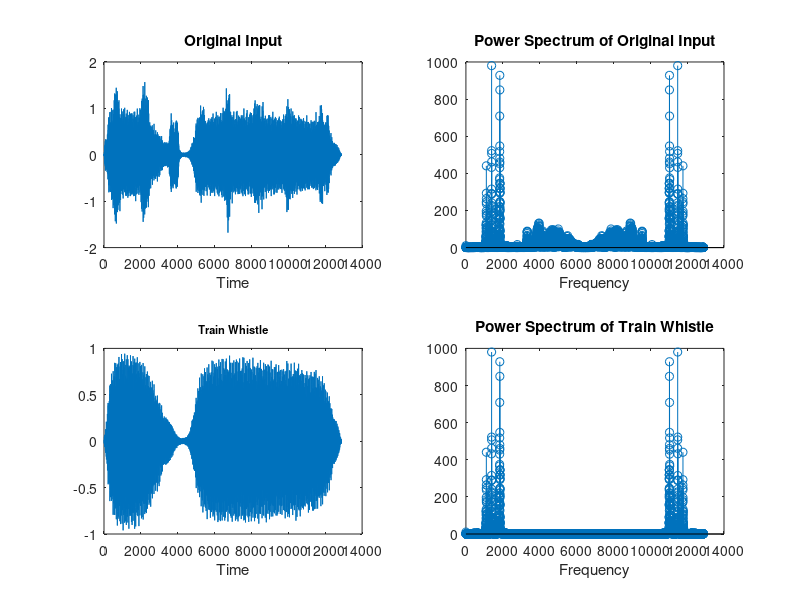

Write MATLAB code to recreate this figure.
%{
1) this code first plot the sound, transform the sound into frequency power
spectrum, zero out(filter out) the high frequency part, which is the bird sound,
and lastly convert back the spectrum to sound, which only contains the train 
whistle.

2) the frequency threshold i used is 2200.

3) similarities: It looks like a smaller bubble followed by a big bubble.
    differences: In noisy signals, there are a lot of spikes on both
                        bubbles, while there are none on denoised signals.

%}
% Load Input Data 
load('train_bird.mat');
y_len = length(y);

% Plot Input Signal
subplot(2, 2, 1);
plot(y);
title('Original Input');
xlabel('Time');

% Calculate DFT
dft_y = fft(y);

% Plot Power Spectrum
subplot(2, 2, 2);
stem(abs(dft_y));
title('Power Spectrum of Original Input');
xlabel('Frequency');

% zero out the bird sound(filter)
cut = 2200;
dft_train = dft_y;
dft_train(cut+1: y_len-cut-1) = 0;

subplot(2, 2, 4);
stem(abs(dft_train));
title('Power Spectrum of Train Whistle');
xlabel('Frequency');

%Convert back to train whistle
y_train = ifft(dft_train);
subplot(2, 2, 3);
plot(real(y_train));
title('Train Whistle', 'FontSize', 8);
xlabel('Time');
sound(real(y_train), Fs);